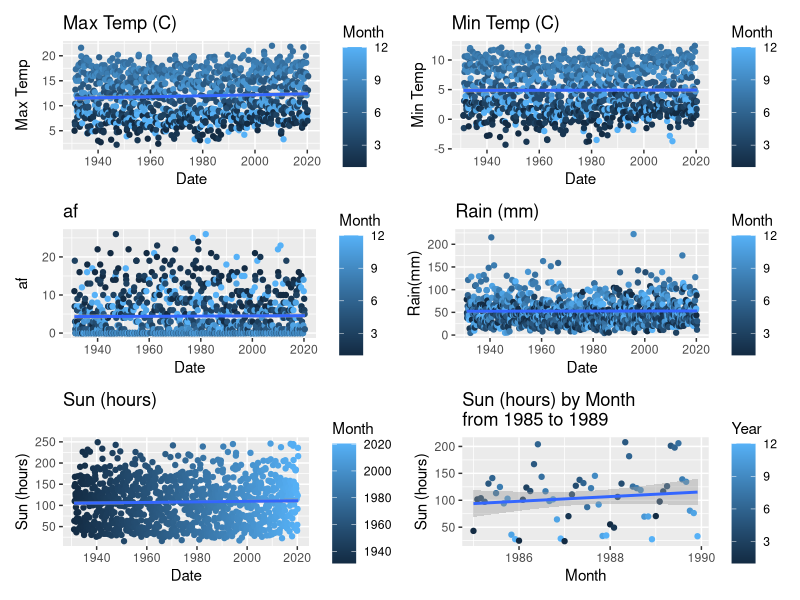

Write R code to recreate this figure.
## ---- chunk 1
knitr::opts_chunk$set(echo = TRUE, warning=FALSE, message=FALSE, fig.width=10, fig.height=5)
library(tidyverse)
library(dplyr)
library(ggplot2)
library(stringr)
## ---- chunk 2
tsv_data <- read_tsv("../../data/nairn_raw.tsv")
head(tsv_data)
summary(tsv_data)

## ---- chunk 3
tsv_data %>%
  group_by(`tmax (degC)`) %>%
  count()
tsv_data %>%
  group_by(`tmin (degC)`) %>%
  count()
tsv_data %>%
  group_by(`af (days)`) %>%
  count()
tsv_data %>%
  group_by(`rain (mm)`) %>%
  count()
tsv_data %>%
  group_by(`sun (hours)`) %>%
  count()
## ---- chunk 4
tsv_data[tsv_data == "---"] <- "NULL"
tsv_data[] <- lapply(tsv_data, gsub, pattern = '\\*', replacement = '')
tsv_data[] <- sapply(tsv_data[], as.numeric)

head(tsv_data)
summary(tsv_data)
## ---- chunk 5
library(lubridate)

tsv_data$date <- ymd(str_c(tsv_data$yyyy, tsv_data$mm, "1", sep = "-"))
head(tsv_data$date)
## ---- chunk 6

library(patchwork)

tmax_p <- ggplot(tsv_data, aes(x=date, y = `tmax (degC)`, colour=mm)) +
  geom_point() + 
  geom_smooth(method="lm") + 
  ggtitle("Max Temp (C)") + 
  labs(x="Date", y = "Max Temp", colour = "Month")

tmin_p <- ggplot(tsv_data, aes(x=date, y = `tmin (degC)`, colour=mm)) +
  geom_point() + 
  geom_smooth(method="lm") + 
  ggtitle("Min Temp (C)") + 
  labs(x="Date", y = "Min Temp", colour = "Month")

af_p <- ggplot(tsv_data, aes(x=date, y = `af (days)`, colour=mm)) +
  geom_point() + 
  geom_smooth(method="lm") + 
  ggtitle("af") + 
  labs(x="Date", y = "af", colour = "Month")  

rain_p <- ggplot(tsv_data, aes(x=date, y = `rain (mm)`, colour=mm)) +
  geom_point() + 
  geom_smooth(method="lm") + 
  ggtitle("Rain (mm)") + 
  labs(x="Date", y = "Rain(mm)", colour = "Month")

sun_p <- ggplot(tsv_data, aes(x=date, y = `sun (hours)`, colour=date)) +
  geom_point() + 
  geom_smooth(method="lm") + 
  ggtitle("Sun (hours)") + 
  labs(x="Date", y = "Sun (hours)", colour = "Month")

sun_p2 <- ggplot(filter(tsv_data, between(date, as.Date("1985-01-01"), as.Date("1989-12-31"))), aes(x=date, y = `sun (hours)`, colour=mm)) +
  geom_point() + 
  geom_smooth(method="lm") + 
  ggtitle("Sun (hours) by Month \nfrom 1985 to 1989") + 
  labs(x="Month", y = "Sun (hours)", colour = "Year")

(tmax_p + tmin_p) / (af_p + rain_p) / (sun_p + sun_p2)

